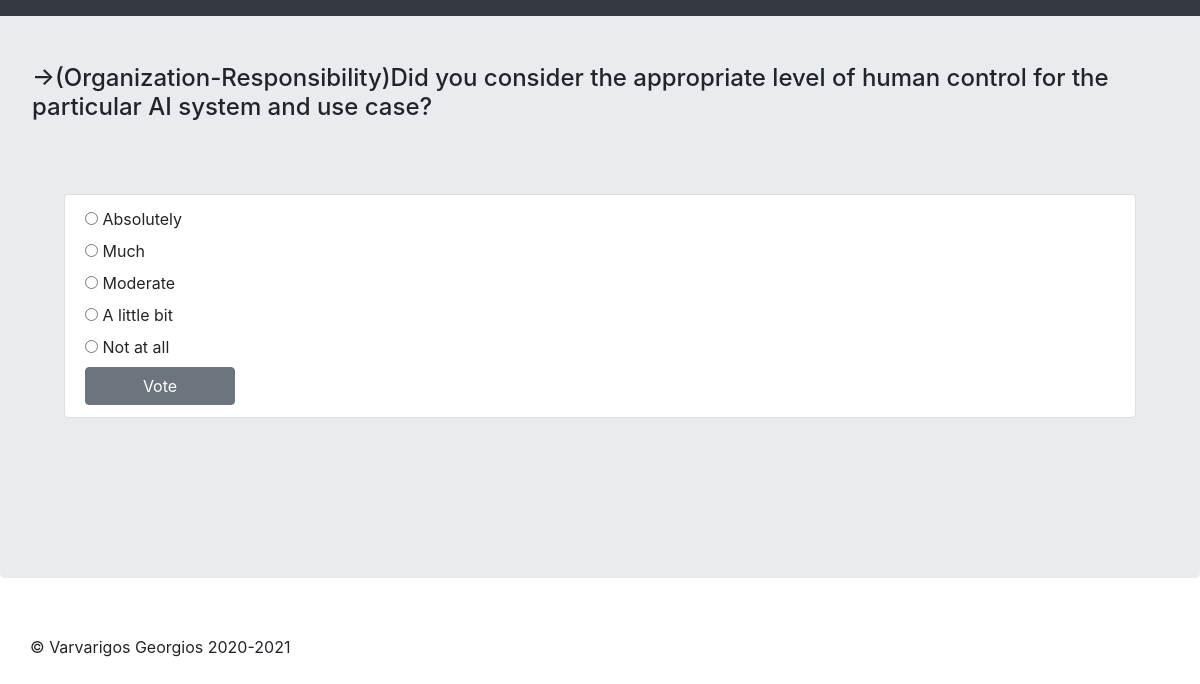
The app's page /polls/101/ with its own data.
### polls/models.py (models this page shows, shortened)
class Question(models.Model):
    question_text = models.CharField(max_length=1000)
    pub_date = models.DateTimeField('date published')
    def was_published_recently(self):
        now = timezone.now()
        return now - datetime.timedelta(days=1) <= self.pub_date <= now
    was_published_recently.admin_order_field = 'pub_date'
    was_published_recently.boolean = True
    was_published_recently.short_description = 'Published recently?'

class Choice(models.Model):
    question = models.ForeignKey(Question, on_delete=models.CASCADE)
    choice_text = models.CharField(max_length=200, )
    votes = models.IntegerField(default=0)
    answer_text = models.CharField(max_length=200, blank=True)
    class Meta:
        db_table = 'polls_choice'

### polls/views.py (the view)
# urls.py: path('<int:pk>/', views.DetailView.as_view(), name='detail'),
class DetailView(generic.DetailView):
    model = Question
    template_name = 'polls/detail2.html'
    def get_queryset(self):
        return Question.objects.filter(pub_date__lte=timezone.now())

### polls/templates/polls/detail2.html (shortened to what this page needs)
<!DOCTYPE html>
<!DOCTYPE html>
<html lang="en">
<head>
    {% load static %}
    <link rel="stylesheet" href="https://stackpath.bootstrapcdn.com/bootstrap/4.5.2/css/bootstrap.min.css">
    <link rel="stylesheet" href="https://maxcdn.bootstrapcdn.com/font-awesome/4.7.0/css/font-awesome.min.css">
</head>
<body>
<nav class="navbar navbar-expand-md navbar-dark fixed-top bg-dark"></nav>
<main role="main">
    <div class="jumbotron">
        <h4 class="panel-title">&rarr;{{ question.question_text }}</h4>
        <div class="jumbotron ">
            <ul class="list-group">
                <li class="list-group-item">
                    <form action="{% url 'polls:vote' question.id %}" method="post">
                        <strong> {% for choice in question.choice_set.all %}</strong>
                        <input type="radio" name="choice" id="choice{{ forloop.counter }}"
                               value="{{ choice.id }}">
                        <label for="choice{{ forloop.counter }}">{{ choice.choice_text }}</label><br>
                        {% endfor %}
                        <input type="submit" style="width: 150px !important;" class="btn btn-secondary" value="Vote">
                    </form>
                </li>
            </ul>
        </div>
    </div>
</main>
<footer class="container" style="padding: 25px 0px 5px!important" >
    <p>© Varvarigos Georgios 2020-2021</p>
</footer>
</body>
</html>

### records on screen
Question: question_text "(Organization-Responsibility)Did you consider the appropriate level of human control for the particular AI system and use case?"
Choice: choice_text "Absolutely"
Choice: choice_text "Much"
Choice: choice_text "Moderate"
Choice: choice_text "A little bit"
Choice: choice_text "Not at all"
